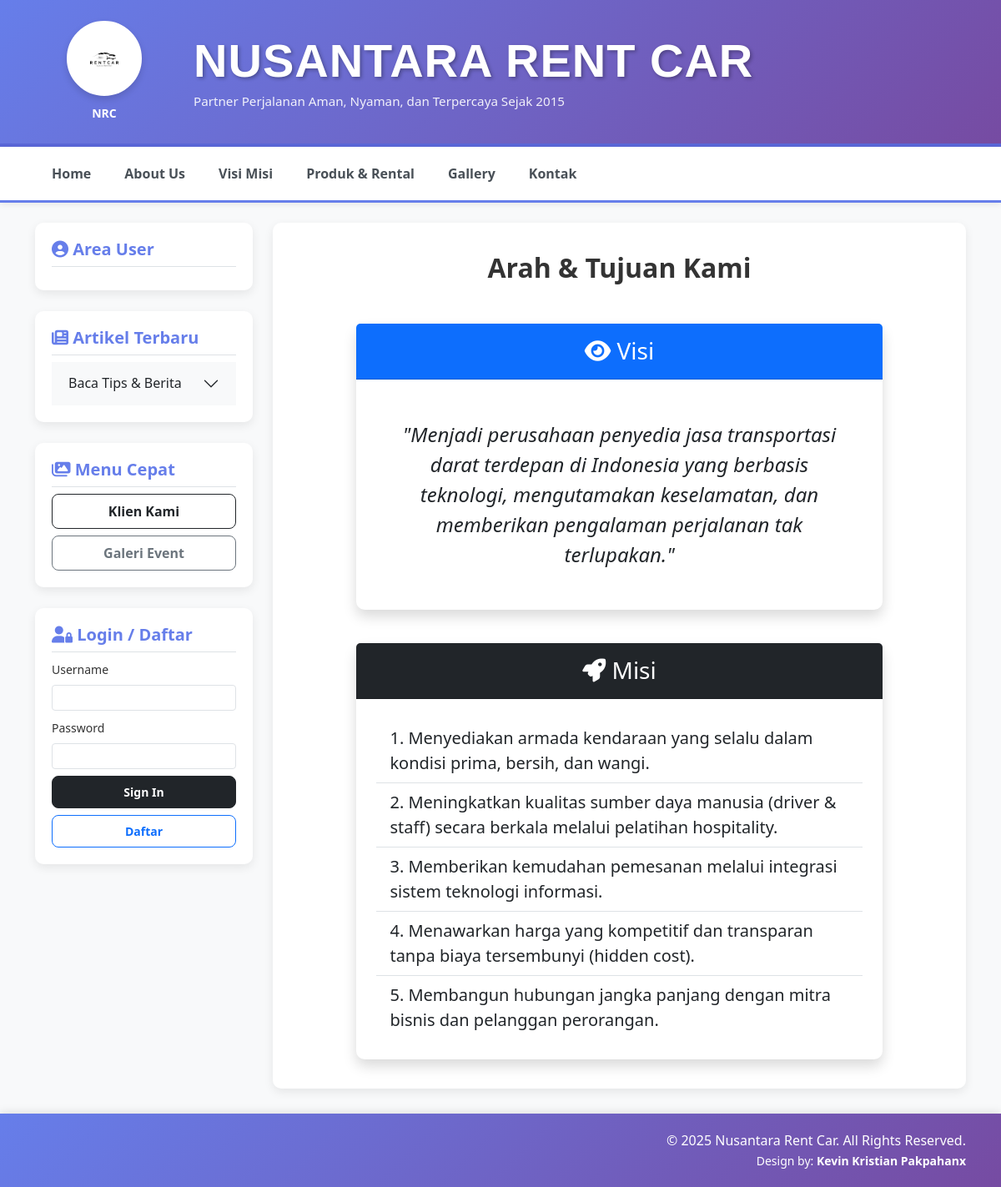
Screenshot of /index.php?page=visi with the database file from the repository.
### tables this page shows
CREATE TABLE IF NOT EXISTS content_pages (
    id INT AUTO_INCREMENT PRIMARY KEY,
    page_key VARCHAR(50) UNIQUE NOT NULL,
    page_title VARCHAR(100) NOT NULL,
    content TEXT NOT NULL,
    updated_at TIMESTAMP DEFAULT CURRENT_TIMESTAMP ON UPDATE CURRENT_TIMESTAMP,
    updated_by INT,
    FOREIGN KEY (updated_by) REFERENCES users(id)
);

### includes/functions.php (called while the page is built, shortened)
<?php
function get_content($key, $default = '') {
    global $koneksi;
    $key = mysqli_real_escape_string($koneksi, $key);
    $q = mysqli_query($koneksi, "SELECT content FROM content_pages WHERE page_key='$key'");
    if ($q && mysqli_num_rows($q) > 0) {
        $data = mysqli_fetch_array($q);
        return $data['content'];
    }
    return $default;
}
?>

### pages/visi.php (the view)
<div class="text-center mb-5">
    <h2 class="fw-bold">Arah & Tujuan Kami</h2>
</div>
<div class="row justify-content-center">
    <div class="col-md-10 mb-4">
        <div class="card border-primary mb-3 shadow">
            <div class="card-header bg-primary text-white text-center py-3">
                <h3 class="mb-0"><i class="fas fa-eye"></i> Visi</h3>
            </div>
            <div class="card-body text-center p-5">
                <blockquote class="blockquote mb-0">
                    <p class="fs-4 fst-italic">
                        "<?= get_content('visi_text', 'Menjadi perusahaan penyedia jasa transportasi terdepan di Indonesia'); ?>"
                    </p>
                </blockquote>
            </div>
        </div>
    </div>
    <div class="col-md-10">
        <div class="card border-dark shadow">
            <div class="card-header bg-dark text-white text-center py-3">
                <h3 class="mb-0"><i class="fas fa-rocket"></i> Misi</h3>
            </div>
            <div class="card-body p-4">
                <ul class="list-group list-group-flush list-group-numbered fs-5">
                    <?php
                    $misi_text = get_content('misi_text', '');
                    $misi_items = explode('|', $misi_text);
                    foreach ($misi_items as $item) {
                        if (trim($item)) {
                            echo "<li class='list-group-item'>" . trim(str_replace(['1.', '2.', '3.', '4.', '5.'], '', $item)) . "</li>";
                        }
                    }
                    ?>
                </ul>
            </div>
        </div>
    </div>
</div>

### assets/style.css (style rules this page uses)
* { margin: 0; padding: 0; box-sizing: border-box; }
body { background-color: #f8f9fa; font-family: 'Segoe UI', Tahoma, Geneva, Verdana, sans-serif; color: #333; }
.card { border-radius: 10px; border: none; }

### rows the page displays
content_pages: content "Menjadi perusahaan penyedia jasa transportasi darat terdepan di Indonesia yang berbasis teknologi, mengutamakan keselamatan, dan memberikan pengalaman perjalanan tak terlupakan."
content_pages: content "Menyediakan armada kendaraan yang selalu dalam kondisi prima, bersih, dan wangi.", content "Meningkatkan kualitas sumber daya manusia (driver & staff) secara berkala melalui pelatihan hospitality.", content "Memberikan kemudahan pemesanan melalui integrasi sistem teknologi informasi.", content "Menawarkan harga yang kompetitif dan transparan tanpa biaya tersembunyi (hidden cost).", content "Membangun hubungan jangka panjang dengan mitra bisnis dan pelanggan perorangan."
